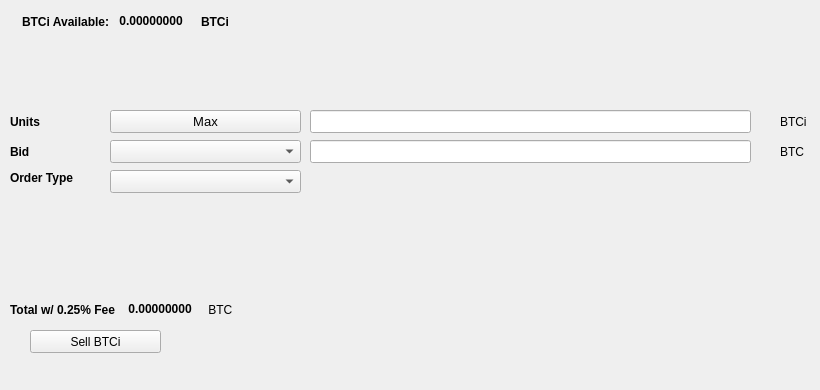
   <widget class="QWidget" name="SellTab">
    <attribute name="title">
     <string>Sell</string>
    </attribute>
    <widget class="QLabel" name="label_16">
     <property name="geometry">
      <rect>
       <x>780</x>
       <y>140</y>
       <width>31</width>
       <height>23</height>
      </rect>
     </property>
     <property name="text">
      <string>BTC</string>
     </property>
    </widget>
    <widget class="QComboBox" name="SellBidcomboBox">
     <property name="geometry">
      <rect>
       <x>110</x>
       <y>140</y>
       <width>191</width>
       <height>23</height>
      </rect>
     </property>
     <property name="font">
      <font>
       <pointsize>10</pointsize>
      </font>
     </property>
    </widget>
    <widget class="QLabel" name="label_18">
     <property name="geometry">
      <rect>
       <x>10</x>
       <y>110</y>
       <width>46</width>
       <height>23</height>
      </rect>
     </property>
     <property name="font">
      <font>
       <weight>75</weight>
       <bold>true</bold>
      </font>
     </property>
     <property name="text">
      <string>Units</string>
     </property>
    </widget>
    <widget class="QPushButton" name="Sell_Max_Amount">
     <property name="geometry">
      <rect>
       <x>110</x>
       <y>110</y>
       <width>191</width>
       <height>23</height>
      </rect>
     </property>
     <property name="font">
      <font>
       <pointsize>10</pointsize>
      </font>
     </property>
     <property name="text">
      <string>Max</string>
     </property>
    </widget>
    <widget class="QLabel" name="label_20">
     <property name="geometry">
      <rect>
       <x>10</x>
       <y>170</y>
       <width>91</width>
       <height>16</height>
      </rect>
     </property>
     <property name="font">
      <font>
       <weight>75</weight>
       <bold>true</bold>
      </font>
     </property>
     <property name="text">
      <string>Order Type</string>
     </property>
    </widget>
    <widget class="QComboBox" name="SellOrdertypeCombo">
     <property name="geometry">
      <rect>
       <x>110</x>
       <y>170</y>
       <width>191</width>
       <height>23</height>
      </rect>
     </property>
     <property name="font">
      <font>
       <pointsize>10</pointsize>
      </font>
     </property>
    </widget>
    <widget class="QLabel" name="label_21">
     <property name="geometry">
      <rect>
       <x>10</x>
       <y>140</y>
       <width>46</width>
       <height>23</height>
      </rect>
     </property>
     <property name="font">
      <font>
       <weight>75</weight>
       <bold>true</bold>
      </font>
     </property>
     <property name="text">
      <string>Bid</string>
     </property>
    </widget>
    <widget class="QLabel" name="label_22">
     <property name="geometry">
      <rect>
       <x>780</x>
       <y>110</y>
       <width>31</width>
       <height>23</height>
      </rect>
     </property>
     <property name="text">
      <string>BTCi</string>
     </property>
    </widget>
    <widget class="QLineEdit" name="UnitsInputBTCi">
     <property name="geometry">
      <rect>
       <x>310</x>
       <y>110</y>
       <width>441</width>
       <height>23</height>
      </rect>
     </property>
     <property name="font">
      <font>
       <pointsize>9</pointsize>
       <weight>75</weight>
       <bold>true</bold>
      </font>
     </property>
    </widget>
    <widget class="QLineEdit" name="SellBidPriceEdit">
     <property name="geometry">
      <rect>
       <x>310</x>
       <y>140</y>
       <width>441</width>
       <height>23</height>
      </rect>
     </property>
     <property name="font">
      <font>
       <pointsize>9</pointsize>
       <weight>75</weight>
       <bold>true</bold>
      </font>
     </property>
    </widget>
    <widget class="QPushButton" name="SellBTCiBTN">
     <property name="geometry">
      <rect>
       <x>30</x>
       <y>330</y>
       <width>131</width>
       <height>23</height>
      </rect>
     </property>
     <property name="text">
      <string>Sell BTCi</string>
     </property>
     <property name="icon">
      <iconset resource="../btci">
       <normaloff>:/icons/bitcoin</normaloff>:/icons/bitcoin</iconset>
     </property>
    </widget>
    <widget class="QWidget" name="layoutWidget3">
     <property name="geometry">
      <rect>
       <x>22</x>
       <y>12</y>
       <width>258</width>
       <height>19</height>
      </rect>
     </property>
     <layout class="QHBoxLayout" name="horizontalLayout">
      <item>
       <widget class="QLabel" name="label232_2">
        <property name="font">
         <font>
          <weight>75</weight>
          <bold>true</bold>
         </font>
        </property>
        <property name="text">
         <string>BTCi Available:</string>
        </property>
       </widget>
      </item>
      <item>
       <widget class="QLabel" name="BTCiAvailableLabel">
        <property name="palette">
         <palette>
          <active>
           <colorrole role="WindowText">
            <brush brushstyle="SolidPattern">
             <color alpha="255">
              <red>0</red>
              <green>0</green>
              <blue>0</blue>
             </color>
            </brush>
           </colorrole>
           <colorrole role="Button">
            <brush brushstyle="SolidPattern">
             <color alpha="255">
              <red>0</red>
              <green>170</green>
              <blue>0</blue>
             </color>
            </brush>
           </colorrole>
           <colorrole role="Light">
            <brush brushstyle="SolidPattern">
             <color alpha="255">
              <red>0</red>
              <green>255</green>
              <blue>0</blue>
             </color>
            </brush>
           </colorrole>
           <colorrole role="Midlight">
            <brush brushstyle="SolidPattern">
             <color alpha="255">
              <red>0</red>
              <green>212</green>
              <blue>0</blue>
             </color>
            </brush>
           </colorrole>
           <colorrole role="Dark">
            <brush brushstyle="SolidPattern">
             <color alpha="255">
              <red>0</red>
              <green>85</green>
              <blue>0</blue>
             </color>
            </brush>
           </colorrole>
           <colorrole role="Mid">
            <brush brushstyle="SolidPattern">
             <color alpha="255">
              <red>0</red>
              <green>113</green>
              <blue>0</blue>
             </color>
            </brush>
           </colorrole>
           <colorrole role="Text">
            <brush brushstyle="SolidPattern">
             <color alpha="255">
              <red>0</red>
              <green>170</green>
              <blue>0</blue>
             </color>
            </brush>
           </colorrole>
           <colorrole role="BrightText">
            <brush brushstyle="SolidPattern">
             <color alpha="255">
              <red>255</red>
              <green>255</green>
              <blue>255</blue>
             </color>
            </brush>
           </colorrole>
           <colorrole role="ButtonText">
            <brush brushstyle="SolidPattern">
             <color alpha="255">
              <red>0</red>
              <green>0</green>
              <blue>0</blue>
             </color>
            </brush>
           </colorrole>
           <colorrole role="Base">
            <brush brushstyle="SolidPattern">
             <color alpha="255">
              <red>255</red>
              <green>255</green>
              <blue>255</blue>
             </color>
            </brush>
           </colorrole>
           <colorrole role="Window">
            <brush brushstyle="SolidPattern">
             <color alpha="255">
              <red>0</red>
              <green>170</green>
              <blue>0</blue>
             </color>
            </brush>
           </colorrole>
           <colorrole role="Shadow">
            <brush brushstyle="SolidPattern">
             <color alpha="255">
              <red>0</red>
              <green>0</green>
              <blue>0</blue>
             </color>
            </brush>
           </colorrole>
           <colorrole role="AlternateBase">
            <brush brushstyle="SolidPattern">
             <color alpha="255">
              <red>127</red>
              <green>212</green>
              <blue>127</blue>
             </color>
            </brush>
           </colorrole>
           <colorrole role="ToolTipBase">
            <brush brushstyle="SolidPattern">
             <color alpha="255">
              <red>255</red>
              <green>255</green>
              <blue>220</blue>
             </color>
            </brush>
           </colorrole>
           <colorrole role="ToolTipText">
            <brush brushstyle="SolidPattern">
             <color alpha="255">
              <red>0</red>
              <green>0</green>
              <blue>0</blue>
             </color>
            </brush>
           </colorrole>
          </active>
          <inactive>
           <colorrole role="WindowText">
            <brush brushstyle="SolidPattern">
             <color alpha="255">
              <red>0</red>
              <green>0</green>
              <blue>0</blue>
             </color>
            </brush>
           </colorrole>
           <colorrole role="Button">
            <brush brushstyle="SolidPattern">
             <color alpha="255">
              <red>0</red>
              <green>170</green>
              <blue>0</blue>
             </color>
            </brush>
           </colorrole>
           <colorrole role="Light">
            <brush brushstyle="SolidPattern">
             <color alpha="255">
              <red>0</red>
              <green>255</green>
              <blue>0</blue>
             </color>
            </brush>
           </colorrole>
           <colorrole role="Midlight">
            <brush brushstyle="SolidPattern">
             <color alpha="255">
              <red>0</red>
              <green>212</green>
              <blue>0</blue>
             </color>
            </brush>
           </colorrole>
           <colorrole role="Dark">
            <brush brushstyle="SolidPattern">
             <color alpha="255">
              <red>0</red>
              <green>85</green>
              <blue>0</blue>
             </color>
            </brush>
           </colorrole>
           <colorrole role="Mid">
            <brush brushstyle="SolidPattern">
             <color alpha="255">
              <red>0</red>
              <green>113</green>
              <blue>0</blue>
             </color>
            </brush>
           </colorrole>
           <colorrole role="Text">
            <brush brushstyle="SolidPattern">
             <color alpha="255">
              <red>0</red>
              <green>170</green>
              <blue>0</blue>
             </color>
            </brush>
           </colorrole>
           <colorrole role="BrightText">
            <brush brushstyle="SolidPattern">
             <color alpha="255">
              <red>255</red>
              <green>255</green>
              <blue>255</blue>
             </color>
            </brush>
           </colorrole>
           <colorrole role="ButtonText">
            <brush brushstyle="SolidPattern">
             <color alpha="255">
              <red>0</red>
              <green>0</green>
              <blue>0</blue>
             </color>
            </brush>
           </colorrole>
           <colorrole role="Base">
            <brush brushstyle="SolidPattern">
             <color alpha="255">
              <red>255</red>
              <green>255</green>
              <blue>255</blue>
             </color>
            </brush>
           </colorrole>
           <colorrole role="Window">
            <brush brushstyle="SolidPattern">
             <color alpha="255">
              <red>0</red>
              <green>170</green>
              <blue>0</blue>
             </color>
            </brush>
           </colorrole>
           <colorrole role="Shadow">
            <brush brushstyle="SolidPattern">
             <color alpha="255">
              <red>0</red>
              <green>0</green>
              <blue>0</blue>
             </color>
            </brush>
           </colorrole>
           <colorrole role="AlternateBase">
            <brush brushstyle="SolidPattern">
             <color alpha="255">
              <red>127</red>
              <green>212</green>
              <blue>127</blue>
             </color>
            </brush>
           </colorrole>
           <colorrole role="ToolTipBase">
            <brush brushstyle="SolidPattern">
             <color alpha="255">
              <red>255</red>
              <green>255</green>
              <blue>220</blue>
             </color>
            </brush>
           </colorrole>
           <colorrole role="ToolTipText">
            <brush brushstyle="SolidPattern">
             <color alpha="255">
              <red>0</red>
              <green>0</green>
              <blue>0</blue>
             </color>
            </brush>
           </colorrole>
          </inactive>
          <disabled>
           <colorrole role="WindowText">
            <brush brushstyle="SolidPattern">
             <color alpha="255">
              <red>0</red>
              <green>85</green>
              <blue>0</blue>
             </color>
            </brush>
           </colorrole>
           <colorrole role="Button">
            <brush brushstyle="SolidPattern">
             <color alpha="255">
              <red>0</red>
              <green>170</green>
              <blue>0</blue>
             </color>
            </brush>
           </colorrole>
           <colorrole role="Light">
            <brush brushstyle="SolidPattern">
             <color alpha="255">
              <red>0</red>
              <green>255</green>
              <blue>0</blue>
             </color>
            </brush>
           </colorrole>
           <colorrole role="Midlight">
            <brush brushstyle="SolidPattern">
             <color alpha="255">
              <red>0</red>
              <green>212</green>
              <blue>0</blue>
             </color>
            </brush>
           </colorrole>
           <colorrole role="Dark">
            <brush brushstyle="SolidPattern">
             <color alpha="255">
              <red>0</red>
              <green>85</green>
              <blue>0</blue>
             </color>
            </brush>
           </colorrole>
           <colorrole role="Mid">
            <brush brushstyle="SolidPattern">
             <color alpha="255">
              <red>0</red>
              <green>113</green>
              <blue>0</blue>
             </color>
            </brush>
           </colorrole>
           <colorrole role="Text">
            <brush brushstyle="SolidPattern">
             <color alpha="255">
              <red>0</red>
              <green>85</green>
              <blue>0</blue>
             </color>
            </brush>
           </colorrole>
           <colorrole role="BrightText">
            <brush brushstyle="SolidPattern">
             <color alpha="255">
              <red>255</red>
              <green>255</green>
              <blue>255</blue>
             </color>
            </brush>
           </colorrole>
           <colorrole role="ButtonText">
            <brush brushstyle="SolidPattern">
             <color alpha="255">
              <red>0</red>
              <green>85</green>
              <blue>0</blue>
             </color>
            </brush>
           </colorrole>
           <colorrole role="Base">
            <brush brushstyle="SolidPattern">
             <color alpha="255">
              <red>0</red>
              <green>170</green>
              <blue>0</blue>
             </color>
            </brush>
           </colorrole>
           <colorrole role="Window">
            <brush brushstyle="SolidPattern">
             <color alpha="255">
              <red>0</red>
              <green>170</green>
              <blue>0</blue>
             </color>
            </brush>
           </colorrole>
           <colorrole role="Shadow">
            <brush brushstyle="SolidPattern">
             <color alpha="255">
              <red>0</red>
              <green>0</green>
              <blue>0</blue>
             </color>
            </brush>
           </colorrole>
           <colorrole role="AlternateBase">
            <brush brushstyle="SolidPattern">
             <color alpha="255">
              <red>0</red>
              <green>170</green>
              <blue>0</blue>
             </color>
            </brush>
           </colorrole>
           <colorrole role="ToolTipBase">
            <brush brushstyle="SolidPattern">
             <color alpha="255">
              <red>255</red>
              <green>255</green>
              <blue>220</blue>
             </color>
            </brush>
           </colorrole>
           <colorrole role="ToolTipText">
            <brush brushstyle="SolidPattern">
             <color alpha="255">
              <red>0</red>
              <green>0</green>
              <blue>0</blue>
             </color>
            </brush>
           </colorrole>
          </disabled>
         </palette>
        </property>
        <property name="font">
         <font>
          <weight>75</weight>
          <bold>true</bold>
         </font>
        </property>
        <property name="text">
         <string> 0.00000000 </string>
        </property>
        <property name="textInteractionFlags">
         <set>Qt::LinksAccessibleByMouse|Qt::TextSelectableByKeyboard|Qt::TextSelectableByMouse</set>
        </property>
       </widget>
      </item>
      <item>
       <widget class="QLabel" name="labelBTCi">
        <property name="font">
         <font>
          <weight>75</weight>
          <bold>true</bold>
         </font>
        </property>
        <property name="text">
         <string>BTCi</string>
        </property>
       </widget>
      </item>
     </layout>
    </widget>
    <widget class="QWidget" name="layoutWidget">
     <property name="geometry">
      <rect>
       <x>10</x>
       <y>300</y>
       <width>268</width>
       <height>19</height>
      </rect>
     </property>
     <layout class="QHBoxLayout" name="horizontalLayout_2">
      <item>
       <widget class="QLabel" name="label_19">
        <property name="font">
         <font>
          <weight>75</weight>
          <bold>true</bold>
         </font>
        </property>
        <property name="text">
         <string>Total w/ 0.25% Fee </string>
        </property>
       </widget>
      </item>
      <item>
       <widget class="QLabel" name="SellCostLabel">
        <property name="palette">
         <palette>
          <active>
           <colorrole role="WindowText">
            <brush brushstyle="SolidPattern">
             <color alpha="255">
              <red>0</red>
              <green>0</green>
              <blue>0</blue>
             </color>
            </brush>
           </colorrole>
           <colorrole role="Button">
            <brush brushstyle="SolidPattern">
             <color alpha="255">
              <red>0</red>
              <green>170</green>
              <blue>0</blue>
             </color>
            </brush>
           </colorrole>
           <colorrole role="Light">
            <brush brushstyle="SolidPattern">
             <color alpha="255">
              <red>0</red>
              <green>255</green>
              <blue>0</blue>
             </color>
            </brush>
           </colorrole>
           <colorrole role="Midlight">
            <brush brushstyle="SolidPattern">
             <color alpha="255">
              <red>0</red>
              <green>212</green>
              <blue>0</blue>
             </color>
            </brush>
           </colorrole>
           <colorrole role="Dark">
            <brush brushstyle="SolidPattern">
             <color alpha="255">
              <red>0</red>
              <green>85</green>
              <blue>0</blue>
             </color>
            </brush>
           </colorrole>
           <colorrole role="Mid">
            <brush brushstyle="SolidPattern">
             <color alpha="255">
              <red>0</red>
              <green>113</green>
              <blue>0</blue>
             </color>
            </brush>
           </colorrole>
           <colorrole role="Text">
            <brush brushstyle="SolidPattern">
             <color alpha="255">
              <red>0</red>
              <green>170</green>
              <blue>0</blue>
             </color>
            </brush>
           </colorrole>
           <colorrole role="BrightText">
            <brush brushstyle="SolidPattern">
             <color alpha="255">
              <red>255</red>
              <green>255</green>
              <blue>255</blue>
             </color>
            </brush>
           </colorrole>
           <colorrole role="ButtonText">
            <brush brushstyle="SolidPattern">
             <color alpha="255">
              <red>0</red>
              <green>0</green>
              <blue>0</blue>
             </color>
            </brush>
           </colorrole>
           <colorrole role="Base">
            <brush brushstyle="SolidPattern">
             <color alpha="255">
              <red>255</red>
              <green>255</green>
              <blue>255</blue>
             </color>
            </brush>
           </colorrole>
           <colorrole role="Window">
            <brush brushstyle="SolidPattern">
             <color alpha="255">
              <red>0</red>
              <green>170</green>
              <blue>0</blue>
             </color>
            </brush>
           </colorrole>
           <colorrole role="Shadow">
            <brush brushstyle="SolidPattern">
             <color alpha="255">
              <red>0</red>
              <green>0</green>
              <blue>0</blue>
             </color>
            </brush>
           </colorrole>
           <colorrole role="AlternateBase">
            <brush brushstyle="SolidPattern">
             <color alpha="255">
              <red>127</red>
              <green>212</green>
              <blue>127</blue>
             </color>
            </brush>
           </colorrole>
           <colorrole role="ToolTipBase">
            <brush brushstyle="SolidPattern">
             <color alpha="255">
              <red>255</red>
              <green>255</green>
              <blue>220</blue>
             </color>
            </brush>
           </colorrole>
           <colorrole role="ToolTipText">
            <brush brushstyle="SolidPattern">
             <color alpha="255">
              <red>0</red>
              <green>0</green>
              <blue>0</blue>
             </color>
            </brush>
           </colorrole>
          </active>
          <inactive>
           <colorrole role="WindowText">
            <brush brushstyle="SolidPattern">
             <color alpha="255">
              <red>0</red>
              <green>0</green>
              <blue>0</blue>
             </color>
            </brush>
           </colorrole>
           <colorrole role="Button">
            <brush brushstyle="SolidPattern">
             <color alpha="255">
              <red>0</red>
              <green>170</green>
              <blue>0</blue>
             </color>
            </brush>
           </colorrole>
           <colorrole role="Light">
            <brush brushstyle="SolidPattern">
             <color alpha="255">
              <red>0</red>
              <green>255</green>
              <blue>0</blue>
             </color>
            </brush>
           </colorrole>
           <colorrole role="Midlight">
            <brush brushstyle="SolidPattern">
             <color alpha="255">
              <red>0</red>
              <green>212</green>
              <blue>0</blue>
             </color>
            </brush>
           </colorrole>
           <colorrole role="Dark">
            <brush brushstyle="SolidPattern">
             <color alpha="255">
              <red>0</red>
              <green>85</green>
              <blue>0</blue>
             </color>
            </brush>
           </colorrole>
           <colorrole role="Mid">
            <brush brushstyle="SolidPattern">
             <color alpha="255">
              <red>0</red>
              <green>113</green>
              <blue>0</blue>
             </color>
            </brush>
           </colorrole>
           <colorrole role="Text">
            <brush brushstyle="SolidPattern">
             <color alpha="255">
              <red>0</red>
              <green>170</green>
              <blue>0</blue>
             </color>
            </brush>
           </colorrole>
           <colorrole role="BrightText">
            <brush brushstyle="SolidPattern">
             <color alpha="255">
              <red>255</red>
              <green>255</green>
              <blue>255</blue>
             </color>
            </brush>
           </colorrole>
           <colorrole role="ButtonText">
            <brush brushstyle="SolidPattern">
             <color alpha="255">
              <red>0</red>
              <green>0</green>
              <blue>0</blue>
             </color>
            </brush>
           </colorrole>
           <colorrole role="Base">
            <brush brushstyle="SolidPattern">
             <color alpha="255">
              <red>255</red>
              <green>255</green>
              <blue>255</blue>
             </color>
            </brush>
           </colorrole>
           <colorrole role="Window">
            <brush brushstyle="SolidPattern">
             <color alpha="255">
              <red>0</red>
              <green>170</green>
              <blue>0</blue>
             </color>
            </brush>
           </colorrole>
           <colorrole role="Shadow">
            <brush brushstyle="SolidPattern">
             <color alpha="255">
              <red>0</red>
              <green>0</green>
              <blue>0</blue>
             </color>
            </brush>
           </colorrole>
           <colorrole role="AlternateBase">
            <brush brushstyle="SolidPattern">
             <color alpha="255">
              <red>127</red>
              <green>212</green>
              <blue>127</blue>
             </color>
            </brush>
           </colorrole>
           <colorrole role="ToolTipBase">
            <brush brushstyle="SolidPattern">
             <color alpha="255">
              <red>255</red>
              <green>255</green>
              <blue>220</blue>
             </color>
            </brush>
           </colorrole>
           <colorrole role="ToolTipText">
            <brush brushstyle="SolidPattern">
             <color alpha="255">
              <red>0</red>
              <green>0</green>
              <blue>0</blue>
             </color>
            </brush>
           </colorrole>
          </inactive>
          <disabled>
           <colorrole role="WindowText">
            <brush brushstyle="SolidPattern">
             <color alpha="255">
              <red>0</red>
              <green>85</green>
              <blue>0</blue>
             </color>
            </brush>
           </colorrole>
           <colorrole role="Button">
            <brush brushstyle="SolidPattern">
             <color alpha="255">
              <red>0</red>
              <green>170</green>
              <blue>0</blue>
             </color>
            </brush>
           </colorrole>
           <colorrole role="Light">
            <brush brushstyle="SolidPattern">
             <color alpha="255">
              <red>0</red>
              <green>255</green>
              <blue>0</blue>
             </color>
            </brush>
           </colorrole>
           <colorrole role="Midlight">
            <brush brushstyle="SolidPattern">
             <color alpha="255">
              <red>0</red>
              <green>212</green>
              <blue>0</blue>
             </color>
            </brush>
           </colorrole>
           <colorrole role="Dark">
            <brush brushstyle="SolidPattern">
             <color alpha="255">
              <red>0</red>
              <green>85</green>
              <blue>0</blue>
             </color>
            </brush>
           </colorrole>
           <colorrole role="Mid">
            <brush brushstyle="SolidPattern">
             <color alpha="255">
              <red>0</red>
              <green>113</green>
              <blue>0</blue>
             </color>
            </brush>
           </colorrole>
           <colorrole role="Text">
            <brush brushstyle="SolidPattern">
             <color alpha="255">
              <red>0</red>
              <green>85</green>
              <blue>0</blue>
             </color>
            </brush>
           </colorrole>
           <colorrole role="BrightText">
            <brush brushstyle="SolidPattern">
             <color alpha="255">
              <red>255</red>
              <green>255</green>
              <blue>255</blue>
             </color>
            </brush>
           </colorrole>
           <colorrole role="ButtonText">
            <brush brushstyle="SolidPattern">
             <color alpha="255">
              <red>0</red>
              <green>85</green>
              <blue>0</blue>
             </color>
            </brush>
           </colorrole>
           <colorrole role="Base">
            <brush brushstyle="SolidPattern">
             <color alpha="255">
              <red>0</red>
              <green>170</green>
              <blue>0</blue>
             </color>
            </brush>
           </colorrole>
           <colorrole role="Window">
            <brush brushstyle="SolidPattern">
             <color alpha="255">
              <red>0</red>
              <green>170</green>
              <blue>0</blue>
             </color>
            </brush>
           </colorrole>
           <colorrole role="Shadow">
            <brush brushstyle="SolidPattern">
             <color alpha="255">
              <red>0</red>
              <green>0</green>
              <blue>0</blue>
             </color>
            </brush>
           </colorrole>
           <colorrole role="AlternateBase">
            <brush brushstyle="SolidPattern">
             <color alpha="255">
              <red>0</red>
              <green>170</green>
              <blue>0</blue>
             </color>
            </brush>
           </colorrole>
           <colorrole role="ToolTipBase">
            <brush brushstyle="SolidPattern">
             <color alpha="255">
              <red>255</red>
              <green>255</green>
              <blue>220</blue>
             </color>
            </brush>
           </colorrole>
           <colorrole role="ToolTipText">
            <brush brushstyle="SolidPattern">
             <color alpha="255">
              <red>0</red>
              <green>0</green>
              <blue>0</blue>
             </color>
            </brush>
           </colorrole>
          </disabled>
         </palette>
        </property>
        <property name="font">
         <font>
          <weight>75</weight>
          <bold>true</bold>
         </font>
        </property>
        <property name="autoFillBackground">
         <bool>false</bool>
        </property>
        <property name="text">
         <string> 0.00000000</string>
        </property>
        <property name="textInteractionFlags">
         <set>Qt::LinksAccessibleByMouse|Qt::TextSelectableByMouse</set>
        </property>
       </widget>
      </item>
      <item>
       <widget class="QLabel" name="label_17">
        <property name="font">
         <font>
          <weight>50</weight>
          <bold>false</bold>
         </font>
        </property>
        <property name="text">
         <string> BTC</string>
        </property>
       </widget>
      </item>
     </layout>
    </widget>
    <widget class="QLabel" name="label_23">
     <property name="geometry">
      <rect>
       <x>460</x>
       <y>300</y>
       <width>281</width>
       <height>81</height>
      </rect>
     </property>
     <property name="text">
      <string/>
     </property>
     <property name="pixmap">
      <pixmap>:/images/bittrex</pixmap>
     </property>
    </widget>
   </widget>
